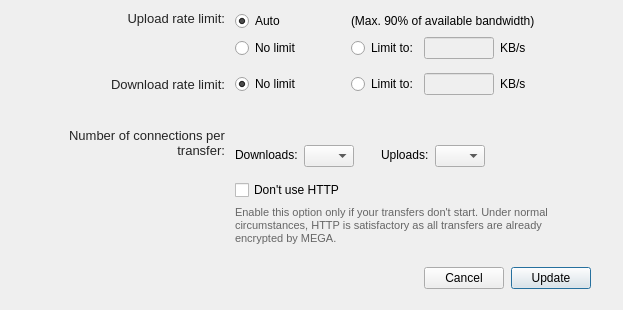
<?xml version="1.0" encoding="UTF-8"?>
<ui version="4.0">
 <class>BandwidthSettings</class>
 <widget class="QDialog" name="BandwidthSettings">
  <property name="windowModality">
   <enum>Qt::WindowModal</enum>
  </property>
  <property name="geometry">
   <rect>
    <x>0</x>
    <y>0</y>
    <width>658</width>
    <height>463</height>
   </rect>
  </property>
  <property name="minimumSize">
   <size>
    <width>0</width>
    <height>0</height>
   </size>
  </property>
  <property name="maximumSize">
   <size>
    <width>16777215</width>
    <height>16777215</height>
   </size>
  </property>
  <property name="windowTitle">
   <string>Bandwidth</string>
  </property>
  <property name="styleSheet">
   <string notr="true">#lUploadRateLimitDesc, #lDownloadRateLimitDesc, #lNumberOfTCPconnections
{
  color: #242424;
  font-family: &quot;SF Pro Text&quot;;
  font-size: 13px;
}

#lUseHttps
{
  color: #666666;
  font-family: &quot;SF Pro Text&quot;;
  font-size: 11px;
}

#wSeparatorBandwidthBottom, #wSeparatorRateLimits, #wSeparatorTCPconnections
{
margin-left: 32px;
margin-right: 32px;
}

#lNumberOfTCPconnections
{
margin-bottom: 8px;
}</string>
  </property>
  <property name="modal">
   <bool>true</bool>
  </property>
  <layout class="QVBoxLayout" name="verticalLayout">
   <property name="sizeConstraint">
    <enum>QLayout::SetFixedSize</enum>
   </property>
   <property name="leftMargin">
    <number>0</number>
   </property>
   <property name="rightMargin">
    <number>0</number>
   </property>
   <property name="bottomMargin">
    <number>12</number>
   </property>
   <item>
    <widget class="QWidget" name="wContainerTransferRate" native="true">
     <layout class="QVBoxLayout" name="verticalLayout_21">
      <property name="spacing">
       <number>0</number>
      </property>
      <property name="leftMargin">
       <number>0</number>
      </property>
      <property name="topMargin">
       <number>0</number>
      </property>
      <property name="rightMargin">
       <number>0</number>
      </property>
      <property name="bottomMargin">
       <number>0</number>
      </property>
      <item>
       <widget class="QWidget" name="wUploadRate" native="true">
        <property name="minimumSize">
         <size>
          <width>0</width>
          <height>0</height>
         </size>
        </property>
        <layout class="QHBoxLayout" name="horizontalLayout">
         <property name="spacing">
          <number>5</number>
         </property>
         <property name="leftMargin">
          <number>0</number>
         </property>
         <property name="topMargin">
          <number>0</number>
         </property>
         <property name="rightMargin">
          <number>0</number>
         </property>
         <property name="bottomMargin">
          <number>0</number>
         </property>
         <item>
          <widget class="QWidget" name="wLeftUploadRate" native="true">
           <property name="minimumSize">
            <size>
             <width>225</width>
             <height>0</height>
            </size>
           </property>
           <property name="maximumSize">
            <size>
             <width>225</width>
             <height>16777215</height>
            </size>
           </property>
           <layout class="QVBoxLayout" name="verticalLayout_32">
            <property name="leftMargin">
             <number>32</number>
            </property>
            <property name="topMargin">
             <number>0</number>
            </property>
            <property name="rightMargin">
             <number>0</number>
            </property>
            <property name="bottomMargin">
             <number>0</number>
            </property>
            <item>
             <widget class="QLabel" name="lUploadRateLimitDesc">
              <property name="focusPolicy">
               <enum>Qt::NoFocus</enum>
              </property>
              <property name="styleSheet">
               <string notr="true"/>
              </property>
              <property name="text">
               <string>Upload rate limit:</string>
              </property>
              <property name="alignment">
               <set>Qt::AlignRight|Qt::AlignTop|Qt::AlignTrailing</set>
              </property>
              <property name="wordWrap">
               <bool>true</bool>
              </property>
              <property name="indent">
               <number>0</number>
              </property>
             </widget>
            </item>
           </layout>
          </widget>
         </item>
         <item>
          <widget class="QWidget" name="wRightUploadRate" native="true">
           <layout class="QVBoxLayout" name="verticalLayout_33">
            <property name="spacing">
             <number>0</number>
            </property>
            <property name="leftMargin">
             <number>0</number>
            </property>
            <property name="topMargin">
             <number>0</number>
            </property>
            <property name="rightMargin">
             <number>32</number>
            </property>
            <property name="bottomMargin">
             <number>0</number>
            </property>
            <item>
             <widget class="QWidget" name="gBandwidth" native="true">
              <property name="sizePolicy">
               <sizepolicy hsizetype="Preferred" vsizetype="Preferred">
                <horstretch>0</horstretch>
                <verstretch>0</verstretch>
               </sizepolicy>
              </property>
              <property name="minimumSize">
               <size>
                <width>0</width>
                <height>0</height>
               </size>
              </property>
              <property name="layoutDirection">
               <enum>Qt::LeftToRight</enum>
              </property>
              <property name="styleSheet">
               <string notr="true"/>
              </property>
              <layout class="QFormLayout" name="formLayout">
               <property name="sizeConstraint">
                <enum>QLayout::SetDefaultConstraint</enum>
               </property>
               <property name="fieldGrowthPolicy">
                <enum>QFormLayout::FieldsStayAtSizeHint</enum>
               </property>
               <property name="rowWrapPolicy">
                <enum>QFormLayout::DontWrapRows</enum>
               </property>
               <property name="labelAlignment">
                <set>Qt::AlignLeading|Qt::AlignLeft|Qt::AlignTop</set>
               </property>
               <property name="formAlignment">
                <set>Qt::AlignLeading|Qt::AlignLeft|Qt::AlignTop</set>
               </property>
               <property name="horizontalSpacing">
                <number>16</number>
               </property>
               <property name="verticalSpacing">
                <number>6</number>
               </property>
               <property name="leftMargin">
                <number>5</number>
               </property>
               <property name="topMargin">
                <number>0</number>
               </property>
               <property name="rightMargin">
                <number>0</number>
               </property>
               <property name="bottomMargin">
                <number>0</number>
               </property>
               <item row="1" column="0">
                <widget class="QRadioButton" name="rUploadAutoLimit">
                 <property name="sizePolicy">
                  <sizepolicy hsizetype="Minimum" vsizetype="Preferred">
                   <horstretch>0</horstretch>
                   <verstretch>0</verstretch>
                  </sizepolicy>
                 </property>
                 <property name="minimumSize">
                  <size>
                   <width>100</width>
                   <height>0</height>
                  </size>
                 </property>
                 <property name="maximumSize">
                  <size>
                   <width>16777215</width>
                   <height>16777215</height>
                  </size>
                 </property>
                 <property name="focusPolicy">
                  <enum>Qt::StrongFocus</enum>
                 </property>
                 <property name="styleSheet">
                  <string notr="true"/>
                 </property>
                 <property name="text">
                  <string>Auto</string>
                 </property>
                 <property name="checked">
                  <bool>true</bool>
                 </property>
                </widget>
               </item>
               <item row="1" column="1">
                <widget class="QLabel" name="lUploadAutoLimit">
                 <property name="sizePolicy">
                  <sizepolicy hsizetype="Preferred" vsizetype="Preferred">
                   <horstretch>0</horstretch>
                   <verstretch>0</verstretch>
                  </sizepolicy>
                 </property>
                 <property name="minimumSize">
                  <size>
                   <width>240</width>
                   <height>0</height>
                  </size>
                 </property>
                 <property name="maximumSize">
                  <size>
                   <width>16777215</width>
                   <height>16777215</height>
                  </size>
                 </property>
                 <property name="focusPolicy">
                  <enum>Qt::NoFocus</enum>
                 </property>
                 <property name="styleSheet">
                  <string notr="true"/>
                 </property>
                 <property name="text">
                  <string>(Max. 90% of available bandwidth)</string>
                 </property>
                 <property name="alignment">
                  <set>Qt::AlignLeading|Qt::AlignLeft|Qt::AlignVCenter</set>
                 </property>
                 <property name="wordWrap">
                  <bool>false</bool>
                 </property>
                 <property name="indent">
                  <number>-1</number>
                 </property>
                </widget>
               </item>
               <item row="2" column="0">
                <widget class="QRadioButton" name="rUploadNoLimit">
                 <property name="sizePolicy">
                  <sizepolicy hsizetype="Minimum" vsizetype="Preferred">
                   <horstretch>0</horstretch>
                   <verstretch>0</verstretch>
                  </sizepolicy>
                 </property>
                 <property name="minimumSize">
                  <size>
                   <width>100</width>
                   <height>0</height>
                  </size>
                 </property>
                 <property name="maximumSize">
                  <size>
                   <width>16777215</width>
                   <height>16777215</height>
                  </size>
                 </property>
                 <property name="focusPolicy">
                  <enum>Qt::StrongFocus</enum>
                 </property>
                 <property name="text">
                  <string>No limit</string>
                 </property>
                 <property name="checked">
                  <bool>false</bool>
                 </property>
                </widget>
               </item>
               <item row="2" column="1">
                <widget class="QWidget" name="wUploadLimit" native="true">
                 <property name="minimumSize">
                  <size>
                   <width>0</width>
                   <height>0</height>
                  </size>
                 </property>
                 <property name="layoutDirection">
                  <enum>Qt::LeftToRight</enum>
                 </property>
                 <layout class="QHBoxLayout" name="horizontalLayout_7">
                  <property name="spacing">
                   <number>6</number>
                  </property>
                  <property name="leftMargin">
                   <number>0</number>
                  </property>
                  <property name="topMargin">
                   <number>0</number>
                  </property>
                  <property name="rightMargin">
                   <number>0</number>
                  </property>
                  <property name="bottomMargin">
                   <number>0</number>
                  </property>
                  <item>
                   <widget class="QRadioButton" name="rUploadLimit">
                    <property name="sizePolicy">
                     <sizepolicy hsizetype="Minimum" vsizetype="Preferred">
                      <horstretch>0</horstretch>
                      <verstretch>0</verstretch>
                     </sizepolicy>
                    </property>
                    <property name="focusPolicy">
                     <enum>Qt::StrongFocus</enum>
                    </property>
                    <property name="text">
                     <string>Limit to:</string>
                    </property>
                   </widget>
                  </item>
                  <item>
                   <widget class="QLineEdit" name="eUploadLimit">
                    <property name="enabled">
                     <bool>false</bool>
                    </property>
                    <property name="sizePolicy">
                     <sizepolicy hsizetype="Expanding" vsizetype="Preferred">
                      <horstretch>0</horstretch>
                      <verstretch>0</verstretch>
                     </sizepolicy>
                    </property>
                    <property name="minimumSize">
                     <size>
                      <width>0</width>
                      <height>0</height>
                     </size>
                    </property>
                    <property name="maximumSize">
                     <size>
                      <width>70</width>
                      <height>16777215</height>
                     </size>
                    </property>
                    <property name="layoutDirection">
                     <enum>Qt::LeftToRight</enum>
                    </property>
                    <property name="text">
                     <string/>
                    </property>
                    <property name="frame">
                     <bool>true</bool>
                    </property>
                    <property name="alignment">
                     <set>Qt::AlignRight|Qt::AlignTrailing|Qt::AlignVCenter</set>
                    </property>
                   </widget>
                  </item>
                  <item>
                   <widget class="QLabel" name="lUploadLimit">
                    <property name="sizePolicy">
                     <sizepolicy hsizetype="Preferred" vsizetype="Maximum">
                      <horstretch>0</horstretch>
                      <verstretch>0</verstretch>
                     </sizepolicy>
                    </property>
                    <property name="minimumSize">
                     <size>
                      <width>20</width>
                      <height>0</height>
                     </size>
                    </property>
                    <property name="focusPolicy">
                     <enum>Qt::NoFocus</enum>
                    </property>
                    <property name="text">
                     <string>KB/s</string>
                    </property>
                   </widget>
                  </item>
                  <item>
                   <spacer name="hUploadLimit">
                    <property name="orientation">
                     <enum>Qt::Horizontal</enum>
                    </property>
                    <property name="sizeHint" stdset="0">
                     <size>
                      <width>40</width>
                      <height>0</height>
                     </size>
                    </property>
                   </spacer>
                  </item>
                 </layout>
                </widget>
               </item>
              </layout>
             </widget>
            </item>
           </layout>
          </widget>
         </item>
        </layout>
       </widget>
      </item>
      <item>
       <widget class="QWidget" name="wDownloadRate" native="true">
        <property name="minimumSize">
         <size>
          <width>0</width>
          <height>50</height>
         </size>
        </property>
        <layout class="QHBoxLayout" name="horizontalLayout_18">
         <property name="spacing">
          <number>5</number>
         </property>
         <property name="leftMargin">
          <number>0</number>
         </property>
         <property name="topMargin">
          <number>0</number>
         </property>
         <property name="rightMargin">
          <number>0</number>
         </property>
         <property name="bottomMargin">
          <number>0</number>
         </property>
         <item>
          <widget class="QWidget" name="wLeftDownloadRate" native="true">
           <property name="minimumSize">
            <size>
             <width>225</width>
             <height>0</height>
            </size>
           </property>
           <property name="maximumSize">
            <size>
             <width>225</width>
             <height>16777215</height>
            </size>
           </property>
           <layout class="QVBoxLayout" name="verticalLayout_34">
            <property name="leftMargin">
             <number>0</number>
            </property>
            <property name="topMargin">
             <number>0</number>
            </property>
            <property name="rightMargin">
             <number>0</number>
            </property>
            <property name="bottomMargin">
             <number>0</number>
            </property>
            <item>
             <widget class="QLabel" name="lDownloadRateLimitDesc">
              <property name="focusPolicy">
               <enum>Qt::NoFocus</enum>
              </property>
              <property name="styleSheet">
               <string notr="true"/>
              </property>
              <property name="text">
               <string>Download rate limit:</string>
              </property>
              <property name="alignment">
               <set>Qt::AlignRight|Qt::AlignTrailing|Qt::AlignVCenter</set>
              </property>
              <property name="wordWrap">
               <bool>true</bool>
              </property>
              <property name="indent">
               <number>0</number>
              </property>
             </widget>
            </item>
           </layout>
          </widget>
         </item>
         <item>
          <widget class="QWidget" name="wRightDownloadRate" native="true">
           <layout class="QVBoxLayout" name="verticalLayout_35">
            <property name="leftMargin">
             <number>0</number>
            </property>
            <property name="topMargin">
             <number>0</number>
            </property>
            <property name="rightMargin">
             <number>0</number>
            </property>
            <property name="bottomMargin">
             <number>0</number>
            </property>
            <item>
             <widget class="QWidget" name="gDownloadBandwidth" native="true">
              <property name="sizePolicy">
               <sizepolicy hsizetype="Preferred" vsizetype="Maximum">
                <horstretch>0</horstretch>
                <verstretch>0</verstretch>
               </sizepolicy>
              </property>
              <property name="minimumSize">
               <size>
                <width>0</width>
                <height>0</height>
               </size>
              </property>
              <property name="styleSheet">
               <string notr="true"/>
              </property>
              <layout class="QFormLayout" name="formLayout_4">
               <property name="fieldGrowthPolicy">
                <enum>QFormLayout::FieldsStayAtSizeHint</enum>
               </property>
               <property name="rowWrapPolicy">
                <enum>QFormLayout::DontWrapRows</enum>
               </property>
               <property name="labelAlignment">
                <set>Qt::AlignLeading|Qt::AlignLeft|Qt::AlignTop</set>
               </property>
               <property name="formAlignment">
                <set>Qt::AlignLeading|Qt::AlignLeft|Qt::AlignTop</set>
               </property>
               <property name="horizontalSpacing">
                <number>16</number>
               </property>
               <property name="verticalSpacing">
                <number>6</number>
               </property>
               <property name="leftMargin">
                <number>5</number>
               </property>
               <property name="topMargin">
                <number>0</number>
               </property>
               <property name="rightMargin">
                <number>0</number>
               </property>
               <property name="bottomMargin">
                <number>0</number>
               </property>
               <item row="1" column="0">
                <widget class="QRadioButton" name="rDownloadNoLimit">
                 <property name="sizePolicy">
                  <sizepolicy hsizetype="Preferred" vsizetype="Preferred">
                   <horstretch>0</horstretch>
                   <verstretch>0</verstretch>
                  </sizepolicy>
                 </property>
                 <property name="minimumSize">
                  <size>
                   <width>100</width>
                   <height>0</height>
                  </size>
                 </property>
                 <property name="maximumSize">
                  <size>
                   <width>16777215</width>
                   <height>16777215</height>
                  </size>
                 </property>
                 <property name="focusPolicy">
                  <enum>Qt::StrongFocus</enum>
                 </property>
                 <property name="text">
                  <string>No limit</string>
                 </property>
                 <property name="checked">
                  <bool>true</bool>
                 </property>
                </widget>
               </item>
               <item row="1" column="1">
                <widget class="QWidget" name="wDownloadLimit" native="true">
                 <property name="minimumSize">
                  <size>
                   <width>0</width>
                   <height>0</height>
                  </size>
                 </property>
                 <layout class="QHBoxLayout" name="horizontalLayout_23">
                  <property name="spacing">
                   <number>6</number>
                  </property>
                  <property name="leftMargin">
                   <number>0</number>
                  </property>
                  <property name="topMargin">
                   <number>0</number>
                  </property>
                  <property name="rightMargin">
                   <number>0</number>
                  </property>
                  <property name="bottomMargin">
                   <number>0</number>
                  </property>
                  <item>
                   <widget class="QRadioButton" name="rDownloadLimit">
                    <property name="sizePolicy">
                     <sizepolicy hsizetype="Minimum" vsizetype="Preferred">
                      <horstretch>0</horstretch>
                      <verstretch>0</verstretch>
                     </sizepolicy>
                    </property>
                    <property name="focusPolicy">
                     <enum>Qt::StrongFocus</enum>
                    </property>
                    <property name="text">
                     <string>Limit to:</string>
                    </property>
                   </widget>
                  </item>
                  <item>
                   <widget class="QLineEdit" name="eDownloadLimit">
                    <property name="enabled">
                     <bool>false</bool>
                    </property>
                    <property name="sizePolicy">
                     <sizepolicy hsizetype="Expanding" vsizetype="Preferred">
                      <horstretch>0</horstretch>
                      <verstretch>0</verstretch>
                     </sizepolicy>
                    </property>
                    <property name="minimumSize">
                     <size>
                      <width>0</width>
                      <height>0</height>
                     </size>
                    </property>
                    <property name="maximumSize">
                     <size>
                      <width>70</width>
                      <height>16777215</height>
                     </size>
                    </property>
                    <property name="layoutDirection">
                     <enum>Qt::LeftToRight</enum>
                    </property>
                    <property name="text">
                     <string/>
                    </property>
                    <property name="frame">
                     <bool>true</bool>
                    </property>
                    <property name="alignment">
                     <set>Qt::AlignRight|Qt::AlignTrailing|Qt::AlignVCenter</set>
                    </property>
                   </widget>
                  </item>
                  <item>
                   <widget class="QLabel" name="lDownloadLimit">
                    <property name="sizePolicy">
                     <sizepolicy hsizetype="Preferred" vsizetype="Maximum">
                      <horstretch>0</horstretch>
                      <verstretch>0</verstretch>
                     </sizepolicy>
                    </property>
                    <property name="minimumSize">
                     <size>
                      <width>20</width>
                      <height>0</height>
                     </size>
                    </property>
                    <property name="focusPolicy">
                     <enum>Qt::NoFocus</enum>
                    </property>
                    <property name="text">
                     <string>KB/s</string>
                    </property>
                   </widget>
                  </item>
                  <item>
                   <spacer name="hUploadLimit_3">
                    <property name="orientation">
                     <enum>Qt::Horizontal</enum>
                    </property>
                    <property name="sizeHint" stdset="0">
                     <size>
                      <width>40</width>
                      <height>10</height>
                     </size>
                    </property>
                   </spacer>
                  </item>
                 </layout>
                </widget>
               </item>
              </layout>
             </widget>
            </item>
           </layout>
          </widget>
         </item>
        </layout>
       </widget>
      </item>
     </layout>
    </widget>
   </item>
   <item>
    <widget class="QWidget" name="wSeparatorRateLimits" native="true">
     <property name="minimumSize">
      <size>
       <width>0</width>
       <height>1</height>
      </size>
     </property>
     <property name="maximumSize">
      <size>
       <width>16777215</width>
       <height>1</height>
      </size>
     </property>
     <property name="styleSheet">
      <string notr="true"/>
     </property>
    </widget>
   </item>
   <item>
    <widget class="QWidget" name="wTCPconnections" native="true">
     <property name="minimumSize">
      <size>
       <width>0</width>
       <height>0</height>
      </size>
     </property>
     <layout class="QHBoxLayout" name="horizontalLayout_21">
      <property name="spacing">
       <number>5</number>
      </property>
      <property name="leftMargin">
       <number>0</number>
      </property>
      <property name="topMargin">
       <number>5</number>
      </property>
      <property name="rightMargin">
       <number>0</number>
      </property>
      <property name="bottomMargin">
       <number>0</number>
      </property>
      <item>
       <widget class="QWidget" name="wLeftTCPconnections" native="true">
        <property name="minimumSize">
         <size>
          <width>225</width>
          <height>0</height>
         </size>
        </property>
        <property name="maximumSize">
         <size>
          <width>225</width>
          <height>16777215</height>
         </size>
        </property>
        <layout class="QVBoxLayout" name="verticalLayout_2">
         <property name="leftMargin">
          <number>0</number>
         </property>
         <property name="topMargin">
          <number>0</number>
         </property>
         <property name="rightMargin">
          <number>0</number>
         </property>
         <property name="bottomMargin">
          <number>0</number>
         </property>
         <item alignment="Qt::AlignRight">
          <widget class="QLabel" name="lNumberOfTCPconnections">
           <property name="minimumSize">
            <size>
             <width>203</width>
             <height>0</height>
            </size>
           </property>
           <property name="maximumSize">
            <size>
             <width>203</width>
             <height>16777215</height>
            </size>
           </property>
           <property name="styleSheet">
            <string notr="true"/>
           </property>
           <property name="text">
            <string>Number of connections per transfer:</string>
           </property>
           <property name="alignment">
            <set>Qt::AlignRight|Qt::AlignTrailing|Qt::AlignVCenter</set>
           </property>
           <property name="wordWrap">
            <bool>true</bool>
           </property>
           <property name="margin">
            <number>0</number>
           </property>
           <property name="indent">
            <number>0</number>
           </property>
          </widget>
         </item>
        </layout>
       </widget>
      </item>
      <item>
       <widget class="QWidget" name="wRightTCPconnections" native="true">
        <layout class="QHBoxLayout" name="horizontalLayout_41">
         <property name="leftMargin">
          <number>0</number>
         </property>
         <property name="topMargin">
          <number>0</number>
         </property>
         <property name="rightMargin">
          <number>0</number>
         </property>
         <property name="bottomMargin">
          <number>0</number>
         </property>
         <item>
          <widget class="QWidget" name="wTransferConnections" native="true">
           <property name="minimumSize">
            <size>
             <width>0</width>
             <height>40</height>
            </size>
           </property>
           <property name="maximumSize">
            <size>
             <width>16777215</width>
             <height>40</height>
            </size>
           </property>
           <layout class="QHBoxLayout" name="horizontalLayout_20">
            <property name="spacing">
             <number>24</number>
            </property>
            <property name="leftMargin">
             <number>2</number>
            </property>
            <property name="topMargin">
             <number>0</number>
            </property>
            <property name="rightMargin">
             <number>0</number>
            </property>
            <property name="bottomMargin">
             <number>0</number>
            </property>
            <item>
             <widget class="QWidget" name="wDownloadConnections" native="true">
              <layout class="QHBoxLayout" name="horizontalLayout_3">
               <property name="spacing">
                <number>3</number>
               </property>
               <property name="leftMargin">
                <number>0</number>
               </property>
               <property name="topMargin">
                <number>0</number>
               </property>
               <property name="rightMargin">
                <number>0</number>
               </property>
               <property name="bottomMargin">
                <number>0</number>
               </property>
               <item alignment="Qt::AlignBottom">
                <widget class="QLabel" name="lDownloadConnections">
                 <property name="styleSheet">
                  <string notr="true">margin-bottom: 5px;</string>
                 </property>
                 <property name="text">
                  <string>Downloads:</string>
                 </property>
                </widget>
               </item>
               <item alignment="Qt::AlignBottom">
                <widget class="QComboBox" name="eMaxDownloadConnections">
                 <property name="minimumSize">
                  <size>
                   <width>50</width>
                   <height>0</height>
                  </size>
                 </property>
                 <property name="maximumSize">
                  <size>
                   <width>50</width>
                   <height>16777215</height>
                  </size>
                 </property>
                 <property name="focusPolicy">
                  <enum>Qt::StrongFocus</enum>
                 </property>
                 <property name="styleSheet">
                  <string notr="true"/>
                 </property>
                </widget>
               </item>
              </layout>
             </widget>
            </item>
            <item>
             <widget class="QWidget" name="wUploadConnections" native="true">
              <layout class="QHBoxLayout" name="horizontalLayout_4">
               <property name="spacing">
                <number>3</number>
               </property>
               <property name="leftMargin">
                <number>0</number>
               </property>
               <property name="topMargin">
                <number>0</number>
               </property>
               <property name="rightMargin">
                <number>0</number>
               </property>
               <property name="bottomMargin">
                <number>0</number>
               </property>
               <item alignment="Qt::AlignBottom">
                <widget class="QLabel" name="lUploadConnections">
                 <property name="styleSheet">
                  <string notr="true">margin-bottom: 5px;</string>
                 </property>
                 <property name="text">
                  <string>Uploads:</string>
                 </property>
                </widget>
               </item>
               <item alignment="Qt::AlignBottom">
                <widget class="QComboBox" name="eMaxUploadConnections">
                 <property name="minimumSize">
                  <size>
                   <width>50</width>
                   <height>0</height>
                  </size>
                 </property>
                 <property name="maximumSize">
                  <size>
                   <width>50</width>
                   <height>16777215</height>
                  </size>
                 </property>
                 <property name="focusPolicy">
                  <enum>Qt::StrongFocus</enum>
                 </property>
                 <property name="styleSheet">
                  <string notr="true"/>
                 </property>
                </widget>
               </item>
              </layout>
             </widget>
            </item>
            <item>
             <spacer name="horizontalSpacer_7">
              <property name="orientation">
               <enum>Qt::Horizontal</enum>
              </property>
              <property name="sizeHint" stdset="0">
               <size>
                <width>124</width>
                <height>20</height>
               </size>
              </property>
             </spacer>
            </item>
           </layout>
          </widget>
         </item>
        </layout>
       </widget>
      </item>
     </layout>
    </widget>
   </item>
   <item>
    <widget class="QWidget" name="wSeparatorTCPconnections" native="true">
     <property name="minimumSize">
      <size>
       <width>0</width>
       <height>1</height>
      </size>
     </property>
     <property name="maximumSize">
      <size>
       <width>16777215</width>
       <height>1</height>
      </size>
     </property>
     <property name="styleSheet">
      <string notr="true"/>
     </property>
    </widget>
   </item>
   <item>
    <widget class="QWidget" name="wDontHTTP" native="true">
     <layout class="QVBoxLayout" name="verticalLayout_37">
      <property name="leftMargin">
       <number>235</number>
      </property>
      <property name="topMargin">
       <number>0</number>
      </property>
      <property name="rightMargin">
       <number>32</number>
      </property>
      <property name="bottomMargin">
       <number>0</number>
      </property>
      <item>
       <widget class="QCheckBox" name="cbUseHttps">
        <property name="minimumSize">
         <size>
          <width>0</width>
          <height>20</height>
         </size>
        </property>
        <property name="focusPolicy">
         <enum>Qt::StrongFocus</enum>
        </property>
        <property name="styleSheet">
         <string notr="true"/>
        </property>
        <property name="text">
         <string>Don't use HTTP</string>
        </property>
       </widget>
      </item>
      <item>
       <widget class="QLabel" name="lUseHttps">
        <property name="sizePolicy">
         <sizepolicy hsizetype="Preferred" vsizetype="Fixed">
          <horstretch>0</horstretch>
          <verstretch>0</verstretch>
         </sizepolicy>
        </property>
        <property name="maximumSize">
         <size>
          <width>16777215</width>
          <height>16777215</height>
         </size>
        </property>
        <property name="styleSheet">
         <string notr="true"/>
        </property>
        <property name="text">
         <string>Enable this option only if your transfers don't start. Under normal circumstances, HTTP is satisfactory as all transfers are already encrypted by MEGA.</string>
        </property>
        <property name="wordWrap">
         <bool>true</bool>
        </property>
       </widget>
      </item>
     </layout>
    </widget>
   </item>
   <item>
    <widget class="QWidget" name="wSeparatorBandwidthBottom" native="true">
     <property name="minimumSize">
      <size>
       <width>0</width>
       <height>1</height>
      </size>
     </property>
     <property name="maximumSize">
      <size>
       <width>16777215</width>
       <height>1</height>
      </size>
     </property>
     <property name="styleSheet">
      <string notr="true"/>
     </property>
    </widget>
   </item>
   <item>
    <widget class="QWidget" name="buttonBox" native="true">
     <layout class="QHBoxLayout" name="horizontalLayout_2">
      <property name="spacing">
       <number>7</number>
      </property>
      <property name="leftMargin">
       <number>32</number>
      </property>
      <property name="rightMargin">
       <number>32</number>
      </property>
      <item>
       <spacer name="horizontalSpacer_2">
        <property name="orientation">
         <enum>Qt::Horizontal</enum>
        </property>
        <property name="sizeHint" stdset="0">
         <size>
          <width>40</width>
          <height>20</height>
         </size>
        </property>
       </spacer>
      </item>
      <item>
       <widget class="QPushButton" name="bCancel">
        <property name="focusPolicy">
         <enum>Qt::StrongFocus</enum>
        </property>
        <property name="text">
         <string>Cancel</string>
        </property>
        <property name="autoDefault">
         <bool>false</bool>
        </property>
       </widget>
      </item>
      <item>
       <widget class="QPushButton" name="bUpdate">
        <property name="focusPolicy">
         <enum>Qt::StrongFocus</enum>
        </property>
        <property name="text">
         <string>Update</string>
        </property>
        <property name="autoDefault">
         <bool>false</bool>
        </property>
        <property name="default">
         <bool>true</bool>
        </property>
       </widget>
      </item>
     </layout>
    </widget>
   </item>
  </layout>
 </widget>
 <tabstops>
  <tabstop>rUploadAutoLimit</tabstop>
  <tabstop>rUploadNoLimit</tabstop>
  <tabstop>rUploadLimit</tabstop>
  <tabstop>eUploadLimit</tabstop>
  <tabstop>rDownloadNoLimit</tabstop>
  <tabstop>rDownloadLimit</tabstop>
  <tabstop>eDownloadLimit</tabstop>
  <tabstop>eMaxDownloadConnections</tabstop>
  <tabstop>eMaxUploadConnections</tabstop>
  <tabstop>cbUseHttps</tabstop>
  <tabstop>bCancel</tabstop>
  <tabstop>bUpdate</tabstop>
  <tabstop>lUploadRateLimitDesc</tabstop>
  <tabstop>lUploadLimit</tabstop>
  <tabstop>lDownloadRateLimitDesc</tabstop>
  <tabstop>lUploadAutoLimit</tabstop>
  <tabstop>lDownloadLimit</tabstop>
 </tabstops>
 <resources/>
 <connections/>
</ui>
